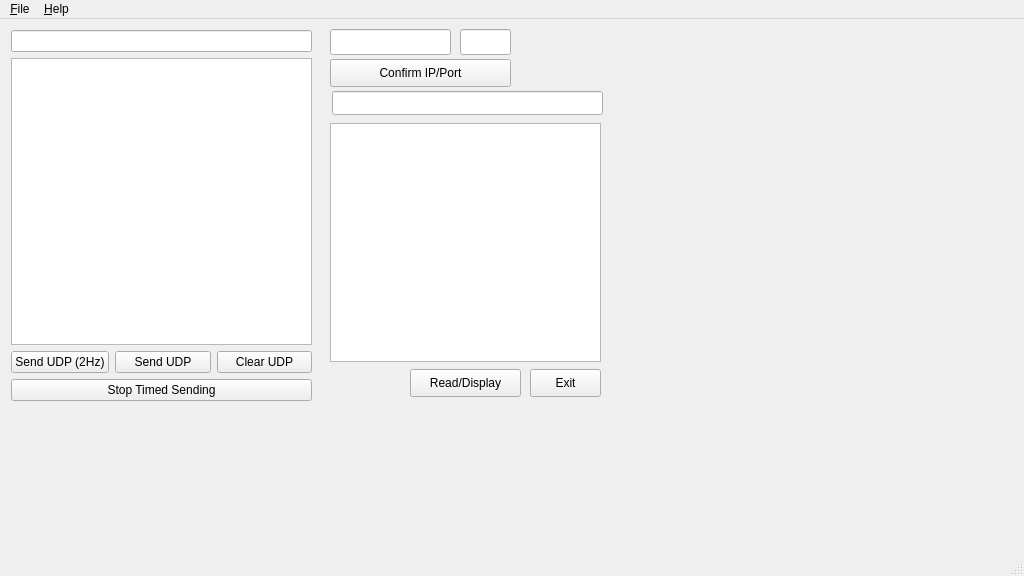
<?xml version="1.0" encoding="UTF-8"?>
<ui version="4.0">
 <class>txSectUDP</class>
 <widget class="QMainWindow" name="txSectUDP">
  <property name="geometry">
   <rect>
    <x>0</x>
    <y>0</y>
    <width>1024</width>
    <height>576</height>
   </rect>
  </property>
  <property name="windowTitle">
   <string>UDP Transmission</string>
  </property>
  <widget class="QWidget" name="centralwidget">
   <widget class="QLineEdit" name="IPaddr">
    <property name="geometry">
     <rect>
      <x>330</x>
      <y>10</y>
      <width>121</width>
      <height>26</height>
     </rect>
    </property>
    <property name="text">
     <string/>
    </property>
   </widget>
   <widget class="QLineEdit" name="portNo">
    <property name="geometry">
     <rect>
      <x>460</x>
      <y>10</y>
      <width>51</width>
      <height>26</height>
     </rect>
    </property>
    <property name="text">
     <string/>
    </property>
   </widget>
   <widget class="QPushButton" name="confirmDetails">
    <property name="geometry">
     <rect>
      <x>330</x>
      <y>40</y>
      <width>181</width>
      <height>28</height>
     </rect>
    </property>
    <property name="text">
     <string>Confirm IP/Port</string>
    </property>
   </widget>
   <widget class="QWidget" name="">
    <property name="geometry">
     <rect>
      <x>11</x>
      <y>11</y>
      <width>301</width>
      <height>371</height>
     </rect>
    </property>
    <layout class="QVBoxLayout" name="verticalLayout_4">
     <item>
      <layout class="QVBoxLayout" name="verticalLayout_2">
       <item>
        <widget class="QLineEdit" name="textEnterUDP"/>
       </item>
       <item>
        <widget class="QTextBrowser" name="orgDatagram"/>
       </item>
      </layout>
     </item>
     <item>
      <layout class="QVBoxLayout" name="verticalLayout_3">
       <item>
        <layout class="QHBoxLayout" name="horizontalLayout">
         <item>
          <widget class="QPushButton" name="timedTxUDP">
           <property name="text">
            <string>Send UDP (2Hz)</string>
           </property>
          </widget>
         </item>
         <item>
          <widget class="QPushButton" name="sendUDP">
           <property name="text">
            <string>Send UDP</string>
           </property>
          </widget>
         </item>
         <item>
          <widget class="QPushButton" name="clearUDP">
           <property name="text">
            <string>Clear UDP</string>
           </property>
          </widget>
         </item>
        </layout>
       </item>
       <item>
        <widget class="QPushButton" name="timedTxUDPstop">
         <property name="text">
          <string>Stop Timed Sending</string>
         </property>
        </widget>
       </item>
      </layout>
     </item>
    </layout>
   </widget>
   <widget class="QPushButton" name="closeBtn">
    <property name="geometry">
     <rect>
      <x>530</x>
      <y>350</y>
      <width>71</width>
      <height>28</height>
     </rect>
    </property>
    <property name="text">
     <string>Exit</string>
    </property>
   </widget>
   <widget class="QPushButton" name="readDisp">
    <property name="geometry">
     <rect>
      <x>410</x>
      <y>350</y>
      <width>111</width>
      <height>28</height>
     </rect>
    </property>
    <property name="text">
     <string>Read/Display</string>
    </property>
   </widget>
   <widget class="QLineEdit" name="inDisp">
    <property name="geometry">
     <rect>
      <x>332</x>
      <y>72</y>
      <width>271</width>
      <height>24</height>
     </rect>
    </property>
   </widget>
   <widget class="QTextBrowser" name="outDisp">
    <property name="geometry">
     <rect>
      <x>330</x>
      <y>104</y>
      <width>271</width>
      <height>239</height>
     </rect>
    </property>
   </widget>
  </widget>
  <widget class="QMenuBar" name="menubar">
   <property name="geometry">
    <rect>
     <x>0</x>
     <y>0</y>
     <width>1024</width>
     <height>25</height>
    </rect>
   </property>
   <widget class="QMenu" name="menuFile">
    <property name="title">
     <string>&amp;File</string>
    </property>
    <addaction name="actionExit"/>
   </widget>
   <widget class="QMenu" name="menuHelp">
    <property name="title">
     <string>&amp;Help</string>
    </property>
    <addaction name="actionAbout"/>
   </widget>
   <addaction name="menuFile"/>
   <addaction name="menuHelp"/>
  </widget>
  <widget class="QStatusBar" name="statusbar"/>
  <action name="actionAbout">
   <property name="text">
    <string>&amp;About</string>
   </property>
  </action>
  <action name="actionExit">
   <property name="text">
    <string>E&amp;xit</string>
   </property>
  </action>
 </widget>
 <resources/>
 <connections/>
</ui>
